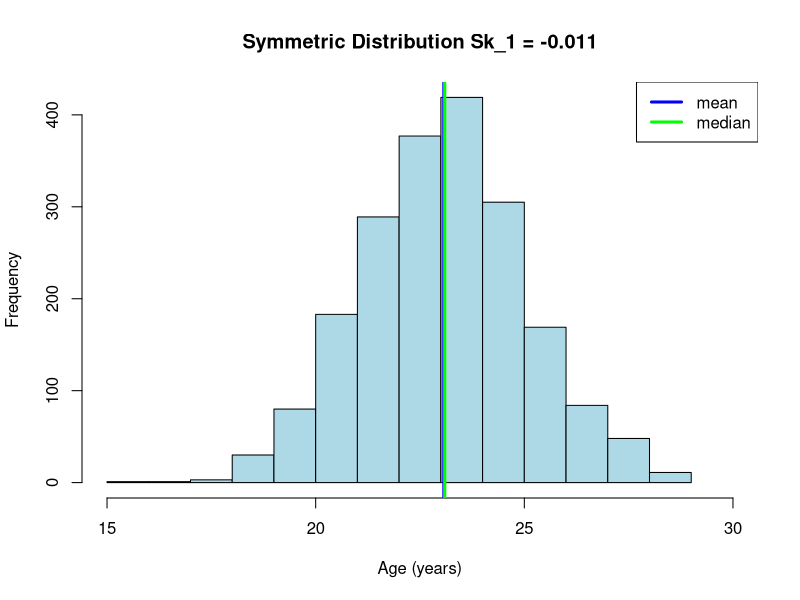
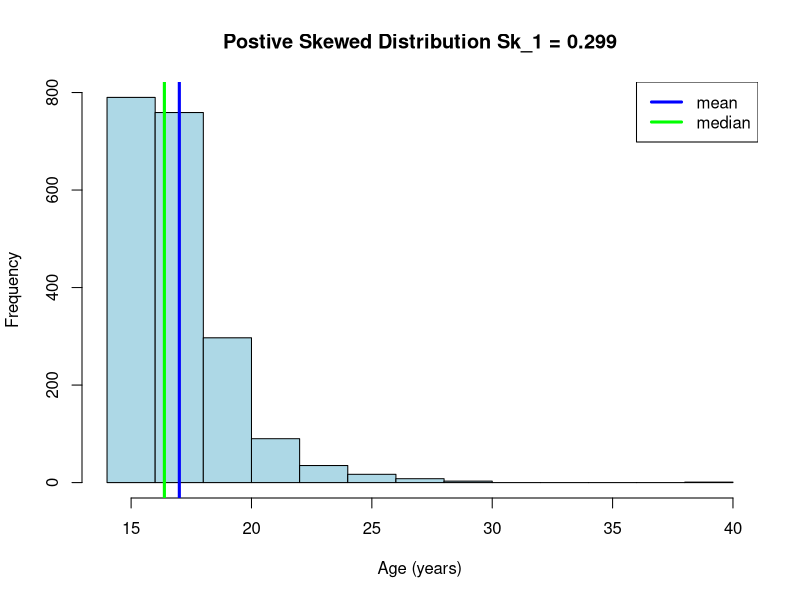
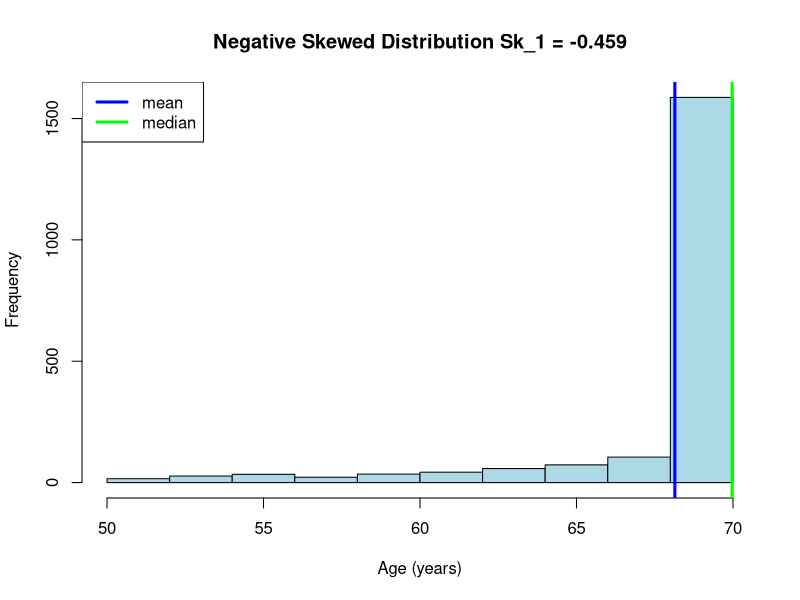
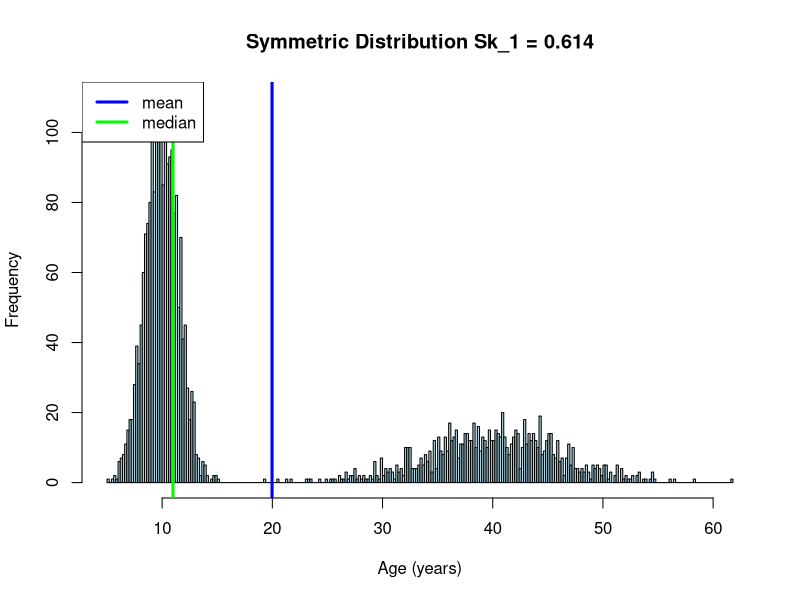
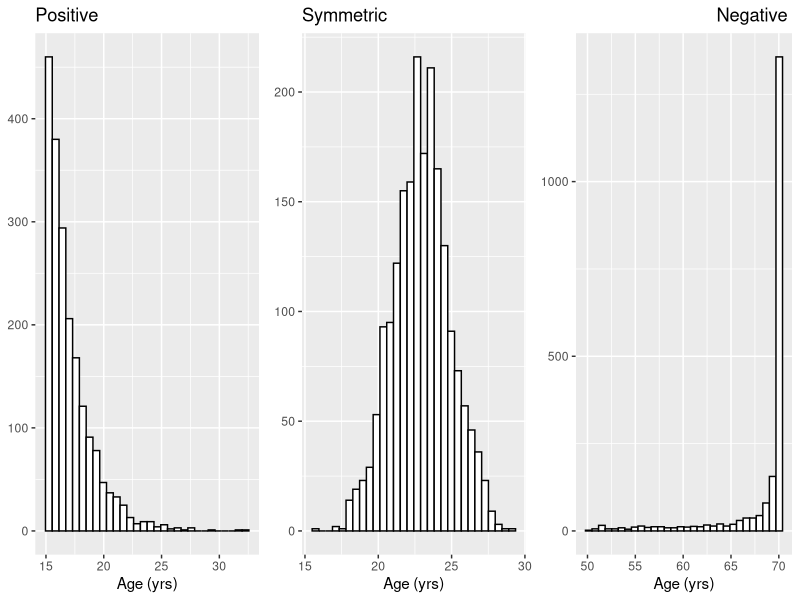
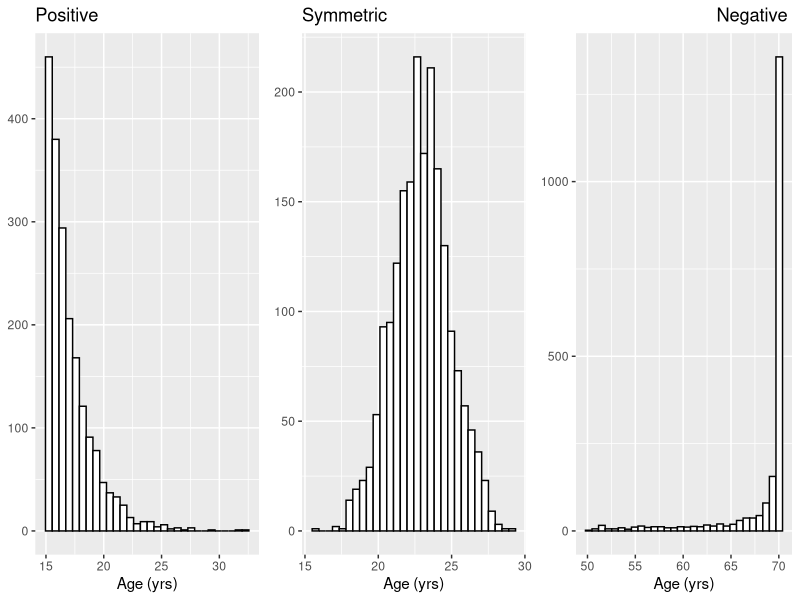

Generate these figures, in order, with R:
## ---- chunk 1
knitr::opts_chunk$set(echo = TRUE)
## ---- chunk 2
Age<-rnorm(2000,23,2)
sk_title = paste0("Symmetric Distribution Sk_1 = ",round((mean(Age)-median(Age))/sd(Age), digits = 3))
#png("Third_Moment_sym.png")

hist(Age,col="lightblue",xlab="Age (years)",xlim=c(15,30),main=sk_title) # Histogram of the 7 numbers
abline(v=mean(Age),col="blue",lwd=3)# line indicating the mean
abline(v=median(Age),col="green",lwd=3)# line indicating the mean
legend("topright",c("mean","median"),lwd=c(3,3),lty=c(1,1),col=c("blue","green"))
#dev.off()
## ---- chunk 3
Age<-rchisq(2000,2)+15
sk_title = paste0("Postive Skewed Distribution Sk_1 = ", round((mean(Age)-median(Age))/sd(Age), digits = 3))
#png("Third_Moment_pos.png")
hist(Age,col="lightblue",xlab="Age (years)",main=sk_title) # Histogram of the 7 numbers
abline(v=mean(Age),col="blue",lwd=3)# line indicating the mean
abline(v=median(Age),col="green",lwd=3)# line indicating the mean
legend("topright",c("mean","median"),lwd=c(3,3),lty=c(1,1),col=c("blue","green"))
#dev.off()
## ---- chunk 4
Age<-rbeta(2000,1,0.1)*20+50
sk_title = paste0("Negative Skewed Distribution Sk_1 = ", round((mean(Age)-median(Age))/sd(Age), digits = 3))
hist(Age,col="lightblue",xlab="Age (years)",main=sk_title) # Histogram of the 7 numbers
abline(v=mean(Age),col="blue",lwd=3)# line indicating the mean
abline(v=median(Age),col="green",lwd=3)# line indicating the mean
legend("topleft",c("mean","median"),lwd=c(3,3),lty=c(1,1),col=c("blue","green"))
## ---- chunk 5
Age<-c(rnorm(2000,10,1.5),rnorm(1000,40,6))
sk_title = paste0("Symmetric Distribution Sk_1 = ", round((mean(Age)-median(Age))/sd(Age), digits = 3))
hist(Age,col="lightblue",xlab="Age (years)",main=sk_title,breaks=300) # Histogram of the 7 numbers
abline(v=mean(Age),col="blue",lwd=3)# line indicating the mean
abline(v=median(Age),col="green",lwd=3)# line indicating the mean
legend("topleft",c("mean","median"),lwd=c(3,3),lty=c(1,1),col=c("blue","green"))

## ---- chunk 6
library(ggplot2)
library(ggpubr)
Sym<-rnorm(2000,23,2)
Neg<-rbeta(2000,1,0.1)*20+50
Pos<-rchisq(2000,2)+15
df <- data.frame(Neg,Sym,Pos)
p.neg<-ggplot(df, aes(x=Neg)) +  geom_histogram(color="black", fill="white")+ggtitle("Negative ")+xlab("Age (yrs)")+ylab(NULL)+ theme(plot.title = element_text(hjust=1.0))
p.sym<-ggplot(df, aes(x=Sym)) +  geom_histogram(color="black", fill="white")+ggtitle("Symmetric")+xlab("Age (yrs)")+ylab(NULL)
p.pos<-ggplot(df, aes(x=Pos)) +  geom_histogram(color="black", fill="white")+ggtitle("Positive")+xlab("Age (yrs)")+ylab(NULL)
ggarrange( p.pos,p.sym,  p.neg, ncol = 3, nrow = 1)
ggsave("skew.png",dpi=300, width = 4, height = 2.5)


